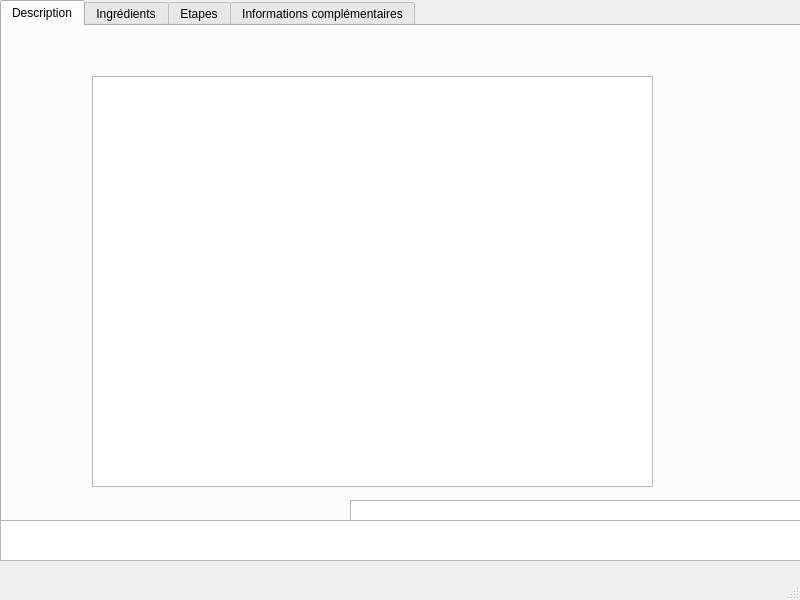
<?xml version="1.0" encoding="UTF-8"?>
<ui version="4.0">
 <class>MainWindow</class>
 <widget class="QMainWindow" name="MainWindow">
  <property name="geometry">
   <rect>
    <x>0</x>
    <y>0</y>
    <width>800</width>
    <height>600</height>
   </rect>
  </property>
  <property name="windowTitle">
   <string>RecipesReader</string>
  </property>
  <property name="unifiedTitleAndToolBarOnMac">
   <bool>true</bool>
  </property>
  <widget class="QWidget" name="centralwidget">
   <widget class="QTabWidget" name="TabRecette">
    <property name="geometry">
     <rect>
      <x>0</x>
      <y>0</y>
      <width>801</width>
      <height>551</height>
     </rect>
    </property>
    <property name="currentIndex">
     <number>0</number>
    </property>
    <widget class="QWidget" name="Description">
     <property name="autoFillBackground">
      <bool>false</bool>
     </property>
     <attribute name="title">
      <string>Description</string>
     </attribute>
     <widget class="QListWidget" name="listeDescription">
      <property name="geometry">
       <rect>
        <x>90</x>
        <y>50</y>
        <width>561</width>
        <height>411</height>
       </rect>
      </property>
      <property name="sizeAdjustPolicy">
       <enum>QAbstractScrollArea::AdjustIgnored</enum>
      </property>
      <property name="textElideMode">
       <enum>Qt::ElideLeft</enum>
      </property>
      <property name="resizeMode">
       <enum>QListView::Fixed</enum>
      </property>
      <property name="wordWrap">
       <bool>true</bool>
      </property>
      <property name="itemAlignment">
       <set>Qt::AlignLeading|Qt::AlignLeft|Qt::AlignTop</set>
      </property>
     </widget>
    </widget>
    <widget class="QWidget" name="Ingredients">
     <property name="autoFillBackground">
      <bool>false</bool>
     </property>
     <attribute name="title">
      <string>Ingrédients</string>
     </attribute>
     <widget class="QListWidget" name="listeIngredient">
      <property name="geometry">
       <rect>
        <x>90</x>
        <y>50</y>
        <width>561</width>
        <height>411</height>
       </rect>
      </property>
      <property name="textElideMode">
       <enum>Qt::ElideNone</enum>
      </property>
      <property name="wordWrap">
       <bool>true</bool>
      </property>
     </widget>
    </widget>
    <widget class="QWidget" name="Etapes">
     <property name="autoFillBackground">
      <bool>false</bool>
     </property>
     <attribute name="title">
      <string>Etapes</string>
     </attribute>
     <widget class="QListWidget" name="listeEtapes">
      <property name="geometry">
       <rect>
        <x>90</x>
        <y>100</y>
        <width>561</width>
        <height>361</height>
       </rect>
      </property>
      <property name="textElideMode">
       <enum>Qt::ElideNone</enum>
      </property>
      <property name="wordWrap">
       <bool>true</bool>
      </property>
     </widget>
     <widget class="QPushButton" name="boutonGauche">
      <property name="geometry">
       <rect>
        <x>90</x>
        <y>50</y>
        <width>111</width>
        <height>51</height>
       </rect>
      </property>
      <property name="text">
       <string>&lt;</string>
      </property>
     </widget>
     <widget class="QPushButton" name="boutonDroite">
      <property name="geometry">
       <rect>
        <x>540</x>
        <y>50</y>
        <width>111</width>
        <height>51</height>
       </rect>
      </property>
      <property name="autoFillBackground">
       <bool>false</bool>
      </property>
      <property name="text">
       <string>&gt;</string>
      </property>
      <property name="iconSize">
       <size>
        <width>60</width>
        <height>60</height>
       </size>
      </property>
     </widget>
     <widget class="QLabel" name="tempLabel">
      <property name="geometry">
       <rect>
        <x>670</x>
        <y>210</y>
        <width>47</width>
        <height>13</height>
       </rect>
      </property>
      <property name="text">
       <string/>
      </property>
     </widget>
    </widget>
    <widget class="QWidget" name="Informations">
     <property name="autoFillBackground">
      <bool>false</bool>
     </property>
     <attribute name="title">
      <string>Informations complémentaires</string>
     </attribute>
     <widget class="QTableWidget" name="tableInformations">
      <property name="geometry">
       <rect>
        <x>90</x>
        <y>50</y>
        <width>561</width>
        <height>411</height>
       </rect>
      </property>
      <property name="toolTip">
       <string/>
      </property>
      <property name="autoFillBackground">
       <bool>false</bool>
      </property>
      <property name="frameShape">
       <enum>QFrame::NoFrame</enum>
      </property>
      <property name="tabKeyNavigation">
       <bool>false</bool>
      </property>
      <property name="textElideMode">
       <enum>Qt::ElideNone</enum>
      </property>
      <property name="columnCount">
       <number>0</number>
      </property>
      <attribute name="horizontalHeaderVisible">
       <bool>false</bool>
      </attribute>
      <attribute name="horizontalHeaderCascadingSectionResizes">
       <bool>false</bool>
      </attribute>
      <attribute name="horizontalHeaderHighlightSections">
       <bool>true</bool>
      </attribute>
      <attribute name="verticalHeaderVisible">
       <bool>false</bool>
      </attribute>
      <attribute name="verticalHeaderCascadingSectionResizes">
       <bool>false</bool>
      </attribute>
      <attribute name="verticalHeaderHighlightSections">
       <bool>true</bool>
      </attribute>
     </widget>
    </widget>
   </widget>
   <widget class="QListView" name="VueTemps">
    <property name="geometry">
     <rect>
      <x>0</x>
      <y>520</y>
      <width>801</width>
      <height>41</height>
     </rect>
    </property>
    <property name="flow">
     <enum>QListView::LeftToRight</enum>
    </property>
   </widget>
   <widget class="QListView" name="VueURL">
    <property name="geometry">
     <rect>
      <x>350</x>
      <y>500</y>
      <width>451</width>
      <height>21</height>
     </rect>
    </property>
    <property name="flow">
     <enum>QListView::LeftToRight</enum>
    </property>
   </widget>
   <widget class="QLabel" name="labelfond">
    <property name="geometry">
     <rect>
      <x>0</x>
      <y>0</y>
      <width>800</width>
      <height>561</height>
     </rect>
    </property>
    <property name="text">
     <string/>
    </property>
   </widget>
   <widget class="QLabel" name="labelfond2">
    <property name="geometry">
     <rect>
      <x>0</x>
      <y>0</y>
      <width>800</width>
      <height>561</height>
     </rect>
    </property>
    <property name="text">
     <string/>
    </property>
   </widget>
   <zorder>labelfond</zorder>
   <zorder>labelfond2</zorder>
   <zorder>TabRecette</zorder>
   <zorder>VueTemps</zorder>
   <zorder>VueURL</zorder>
  </widget>
  <widget class="QMenuBar" name="menubar">
   <property name="geometry">
    <rect>
     <x>0</x>
     <y>0</y>
     <width>800</width>
     <height>21</height>
    </rect>
   </property>
  </widget>
  <widget class="QStatusBar" name="statusbar"/>
 </widget>
 <resources/>
 <connections/>
</ui>
